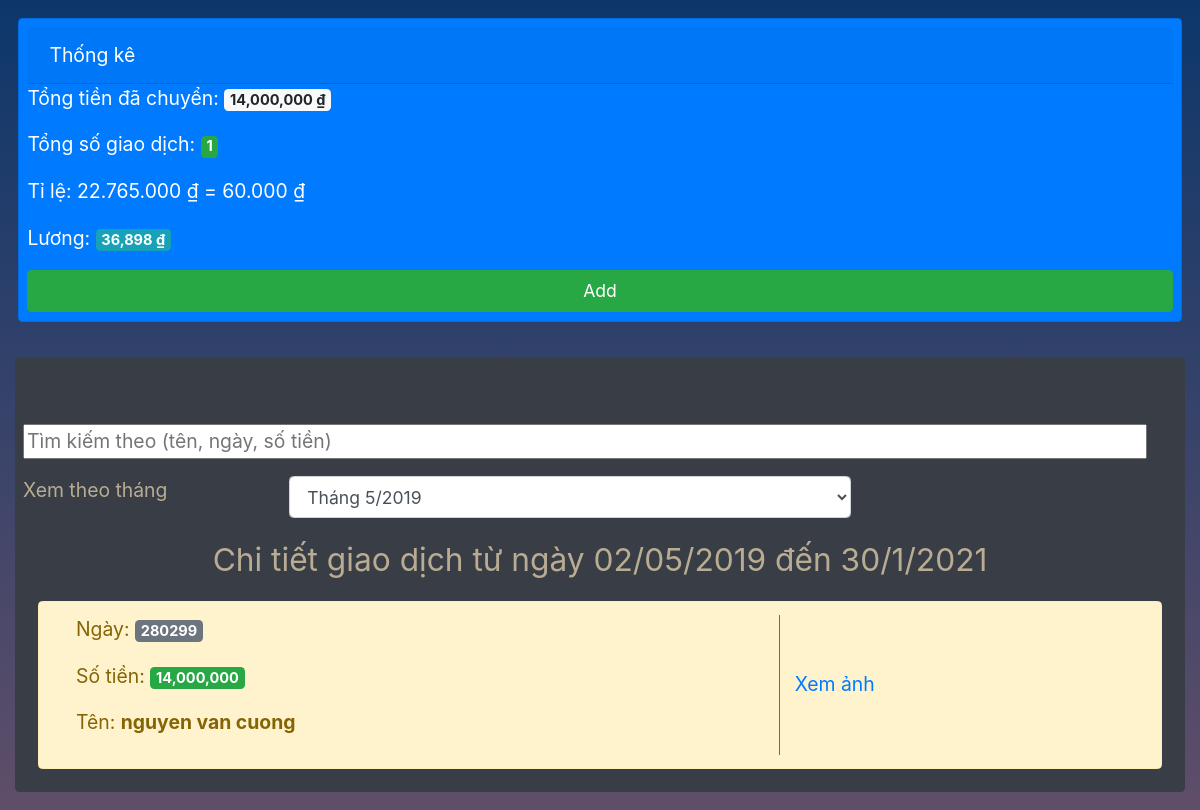
/, run on an earlier commit of the app's database.
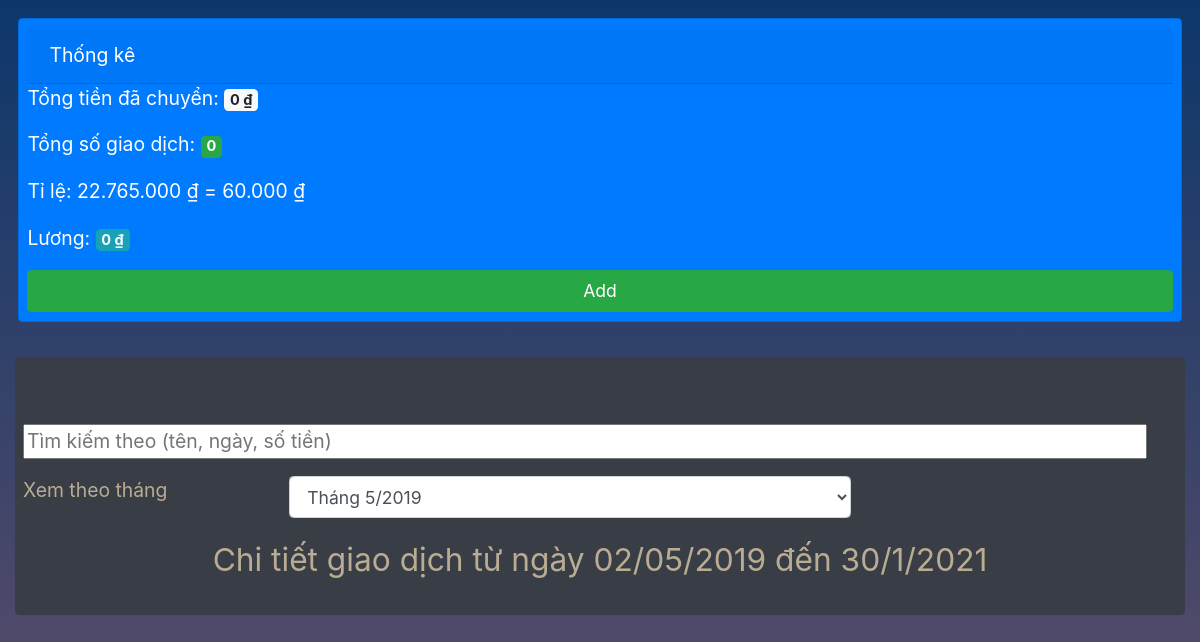
And on a later commit of the database.
### main/models.py (models this page shows, shortened)
class Bill(models.Model):
    id = models.AutoField(primary_key=True)
    name = models.CharField(max_length=200)
    money = models.IntegerField()
    date = models.CharField(max_length=200)
    url_image = models.CharField(max_length=1000)
    image = models.FileField()

### main/views.py (the view)
# urls.py: 2. Add a URL to urlpatterns:  path('', views.home, name='home')
def home(request):
    listBill = list(Bill.objects.all())
    sorted(listBill, key=lambda d: d.id,reverse=True)
    t = int(sum(int(m.money) for m in listBill))
    s = int((t*60000)//22765000)
    total = t
    salary = s
    return render(request,'app/body.html',{
        'bills':listBill,
        'total':total,
        'salary':salary
    })

### main/templatetags/functions.py (called while the page is built)
def parseMoney(value):
    moneyS = str(value)
    res = ""
    cnt = 0
    for i in reversed(range(len(moneyS))):
        res+=moneyS[i]
        cnt+=1
        if cnt == 3 and i!=0:
            res+=","
            cnt = 0
    return res[::-1]

### main/templates/app/body.html (shortened to what this page needs)
{% extends 'app/header.html' %}
{% load static %}
{% load functions %}
{% block content %}
<div class="container-fluid" id="main_body">
    <div class="row justify-content-center p-3">
        <div class="w-100 card text-white bg-primary mb-3 p-2 rounded-lg">
            <div class="card-header w-100 " style="align-self:center;">Thống kê</div>
            <div class="body d-flex flex-column">
                <p class="card-text">Tổng tiền đã chuyển: <span class="badge badge-light">{{total|parseMoney}} &#8363;</span></p>
                <p class="card-text">Tổng số giao dịch: <span class="badge badge-success">{{bills|length}}</span></p>
                <p>Tỉ lệ: 22.765.000 &#8363; = 60.000 &#8363;</p>
                <p class="card-text">Lương: <span class="badge badge-info">{{salary|parseMoney}} &#8363;</span></p>
                <a href="{% url 'main:add' %}" class="btn btn-success">Add</a>
            </div>
        </div>
    </div>
    <div class="container-fluid alert mb-3" style="background-color:#393e46;color:#b9ac92;" role="alert">
        <div class="row w-100 justify-content-center pt-5">
            <div class="row search-container w-100 p-0">
                <form class="w-100" action="#" method="get">
                    <input class="w-100" id="search-input" type="text" placeholder="Tìm kiếm theo (tên, ngày, số tiền)" name="key">
                </form>
                <div class="row w-100 mt-3">
                    <div class="col-3">Xem theo tháng</div>
                    <select id="option" class="col-6 form-control mb-3">
                        <option value="5/2019">Tháng 5/2019</option>
                    </select>
                </div>
            </div>
        </div>
        <div class="container-fluid p-0 m-0" id="list_bill">
            <div class="row justify-content-center">
                <p style="font-size:1.8rem;">Chi tiết giao dịch từ ngày 02/05/2019 đến 30/1/2021</p>
            </div>
            {% for bill in bills %}
                <div class="row alert alert-warning w-100 m-0 mb-2 dt_bill" role="alert">
                    <div class="col-8 border-right border-danger">
                        <p>Ngày: <span class="badge badge-secondary">{{bill.date}}</span></p>
                        <p>Số tiền: <span class="badge badge-success">{{bill.money|parseMoney}}</span></p>
                        <p>Tên: <span style="font-weight:bold;">{{bill.name}}</span></p>
                    </div>
                    <div class="col-4 align-content-center">
                        <a href="#"  onclick="listenClickModel('myModal','myImg','img01','{{bill.url_image}}')">Xem ảnh</a>
                    </div>
                </div>
            {% endfor %}
        </div>
    </div>
    </div>
{% endblock content %}

What changed in the data, as far as the page shows it:
removed Bill: date "280299", money|parseMoney "14,000,000", name "nguyen van cuong"
Also different on the page:
{{ total|parseMoney }}: "14,000,000" → "0"
{{ bills|length }}: "1" → "0"
{{ salary|parseMoney }}: "36,898" → "0"
